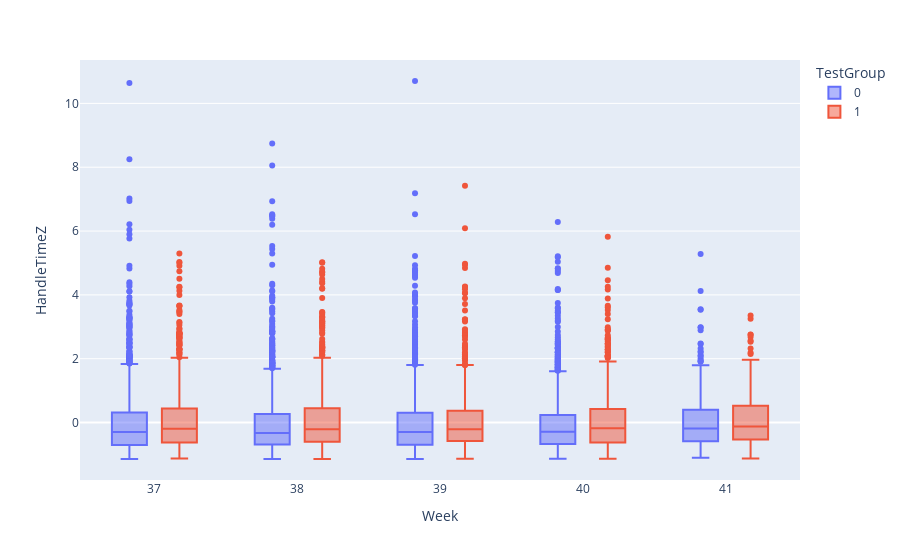
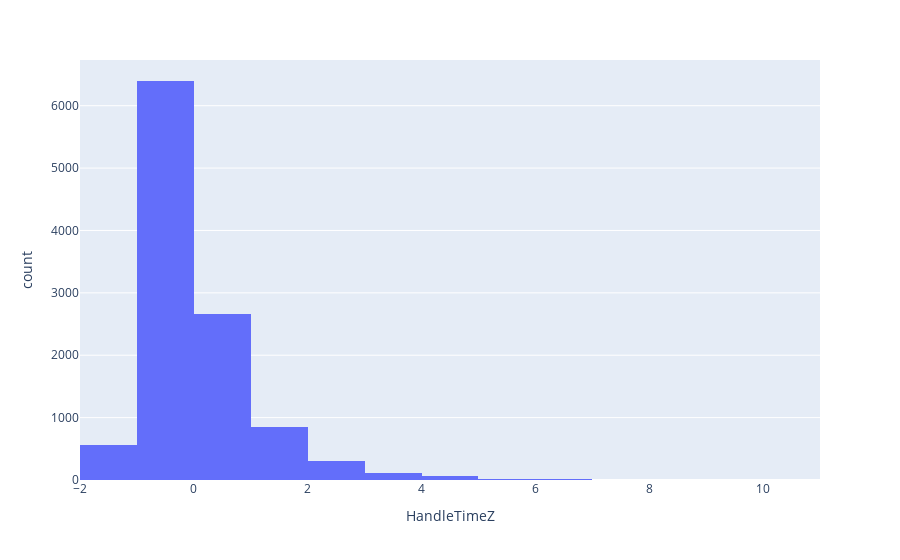
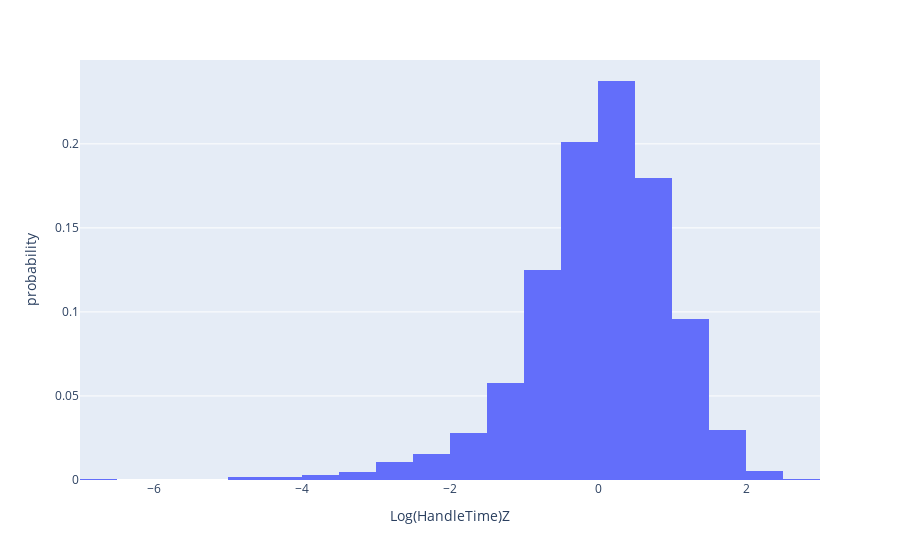

Notebook code cell kept with these figures, in order:
### Markdown cell above
# Boxplots and numbers per group
df = dfp.copy()
df = add_conditionals(df)


px.box(x=df['TaskQueue'],y=df['HandleTime']).show()
pivot=pd.pivot_table(df,columns='TaskQueue',index='Date',values='HandleTime')
display(pivot.describe())
del pivot
display(pd.pivot_table(df,index='TaskQueue',values=['HandleTime']))
display('Percent of Each Task',df[df['TaskQueue'].unique()].mean())
del df

### Code cell
# Boxplots and numbers per week
df = dfp.copy()
df = add_conditionals(df)
df['Group'] = np.where(df['TestGroup'],'Test','Control')
px.box(df,x='Week',y='HandleTimeZ',color='TestGroup').show()
pivot=pd.pivot_table(df,columns='Week',index='Employee',values='HandleTimeZ',aggfunc=np.mean)
px.histogram(df,x='HandleTimeZ',nbins=20).show()
px.histogram(df,x='Log(HandleTime)Z',nbins=20,histnorm='probability').show()
display(pivot.describe())
del df, pivot

### Figure 1 — Plotly figure (JSON) as saved in the notebook; plotly's stock layout.template omitted (floating-point values rounded to 4 significant figures; data arrays with more than 128 entries replaced by an {"elided": "..."} marker saying what was removed)
{"data": [{"alignmentgroup": "True", "hovertemplate": "TestGroup=0<br>Week=%{x}<br>HandleTimeZ=%{y}<extra></extra>", "legendgroup": "0", "marker": {"color": "#636efa"}, "name": "0", "notched": false, "offsetgroup": "0", "orientation": "v", "showlegend": true, "type": "box", "x": {"elided": "7232 int values"}, "x0": " ", "xaxis": "x", "y": {"elided": "7232 float values"}, "y0": " ", "yaxis": "y"}, {"alignmentgroup": "True", "hovertemplate": "TestGroup=1<br>Week=%{x}<br>HandleTimeZ=%{y}<extra></extra>", "legendgroup": "1", "marker": {"color": "#EF553B"}, "name": "1", "notched": false, "offsetgroup": "1", "orientation": "v", "showlegend": true, "type": "box", "x": {"elided": "3758 int values"}, "x0": " ", "xaxis": "x", "y": {"elided": "3758 float values"}, "y0": " ", "yaxis": "y"}], "layout": {"boxmode": "group", "legend": {"title": {"text": "TestGroup"}, "tracegroupgap": 0}, "margin": {"t": 60}, "xaxis": {"anchor": "y", "domain": [0, 1], "title": {"text": "Week"}}, "yaxis": {"anchor": "x", "domain": [0, 1], "title": {"text": "HandleTimeZ"}}}}

### Figure 2 — Plotly figure (JSON) as saved in the notebook; plotly's stock layout.template omitted (floating-point values rounded to 4 significant figures; data arrays with more than 128 entries replaced by an {"elided": "..."} marker saying what was removed)
{"data": [{"alignmentgroup": "True", "bingroup": "x", "hovertemplate": "HandleTimeZ=%{x}<br>count=%{y}<extra></extra>", "legendgroup": "", "marker": {"color": "#636efa", "pattern": {"shape": ""}}, "name": "", "nbinsx": 20, "offsetgroup": "", "orientation": "v", "showlegend": false, "type": "histogram", "x": {"elided": "10990 float values"}, "xaxis": "x", "yaxis": "y"}], "layout": {"barmode": "relative", "legend": {"tracegroupgap": 0}, "margin": {"t": 60}, "xaxis": {"anchor": "y", "domain": [0, 1], "title": {"text": "HandleTimeZ"}}, "yaxis": {"anchor": "x", "domain": [0, 1], "title": {"text": "count"}}}}

### Figure 3 — Plotly figure (JSON) as saved in the notebook; plotly's stock layout.template omitted (floating-point values rounded to 4 significant figures; data arrays with more than 128 entries replaced by an {"elided": "..."} marker saying what was removed)
{"data": [{"alignmentgroup": "True", "bingroup": "x", "histnorm": "probability", "hovertemplate": "Log(HandleTime)Z=%{x}<br>probability=%{y}<extra></extra>", "legendgroup": "", "marker": {"color": "#636efa", "pattern": {"shape": ""}}, "name": "", "nbinsx": 20, "offsetgroup": "", "orientation": "v", "showlegend": false, "type": "histogram", "x": {"elided": "10990 float values"}, "xaxis": "x", "yaxis": "y"}], "layout": {"barmode": "relative", "legend": {"tracegroupgap": 0}, "margin": {"t": 60}, "xaxis": {"anchor": "y", "domain": [0, 1], "title": {"text": "Log(HandleTime)Z"}}, "yaxis": {"anchor": "x", "domain": [0, 1], "title": {"text": "probability"}}}}
